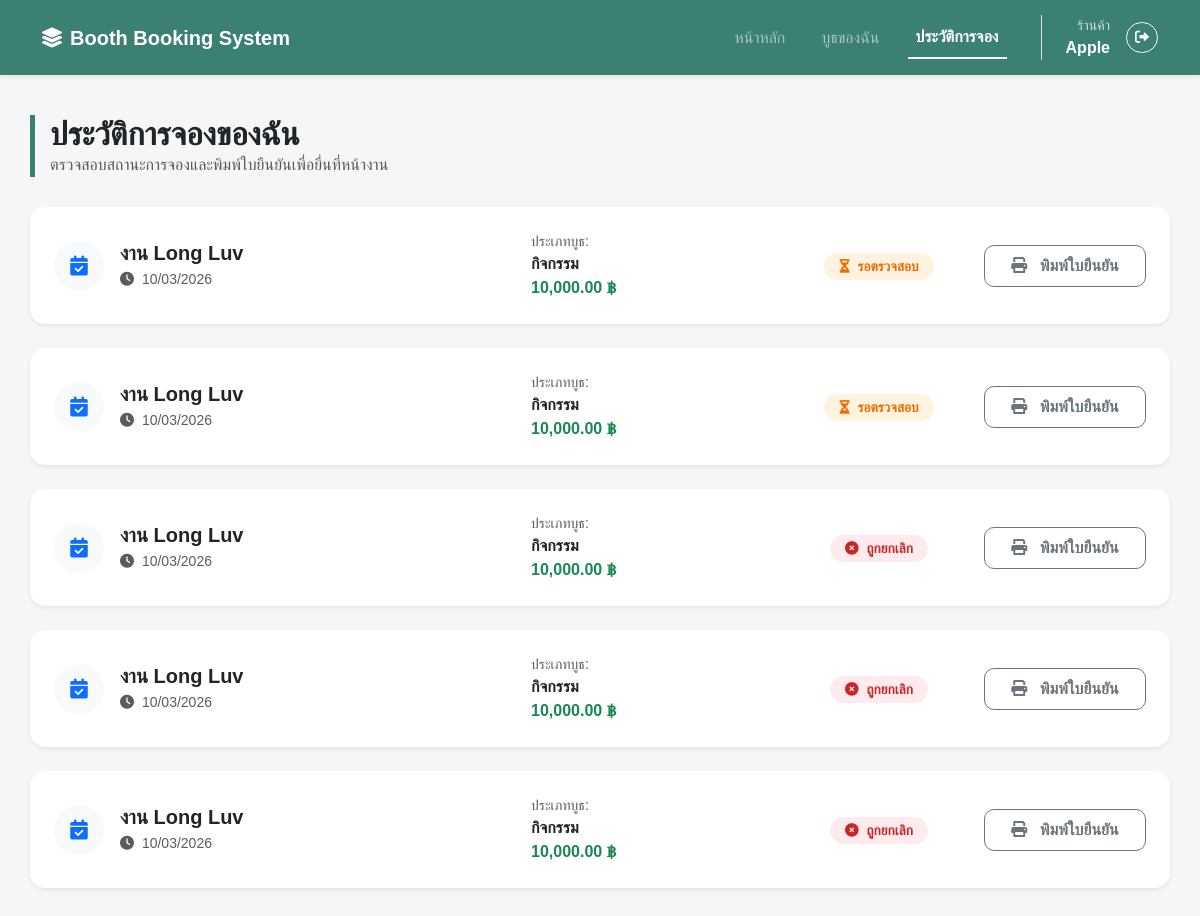
Page /Final/my_bookings.php (signed in) on the earlier database version.
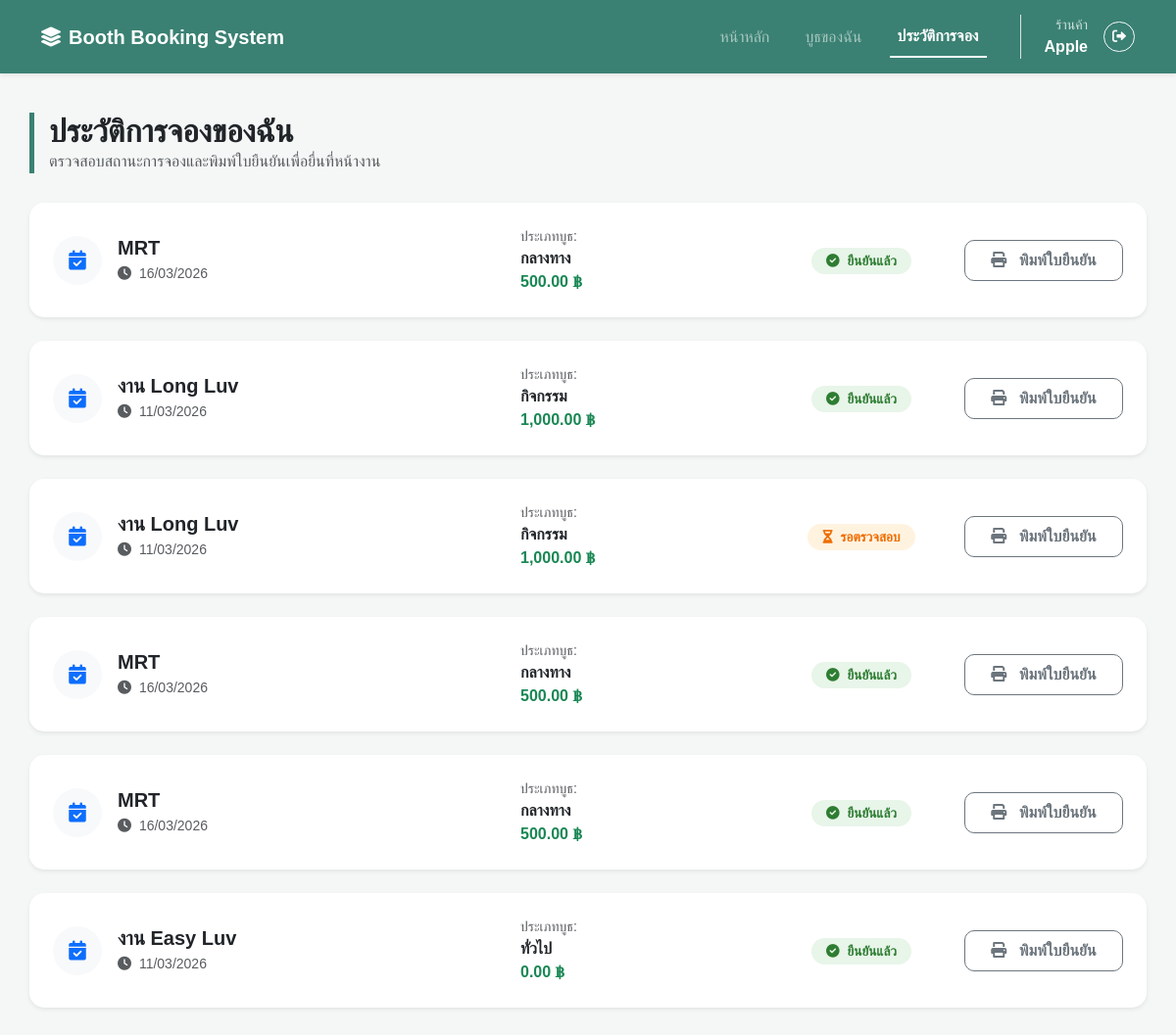
Same page on the later database version.
### tables this page shows
CREATE TABLE `event_bookings` (
  `id` int(11) NOT NULL,
  `event_id` int(11) DEFAULT NULL,
  `type_id` int(11) DEFAULT NULL,
  `owner_id` int(11) DEFAULT NULL,
  `customer_name` varchar(255) NOT NULL,
  `customer_phone` varchar(20) NOT NULL,
  `payment_slip` varchar(255) DEFAULT NULL,
  `booking_status` enum('pending','confirmed','cancelled') DEFAULT 'pending',
  `has_activity` enum('yes','no') DEFAULT NULL,
  `created_at` timestamp NOT NULL DEFAULT current_timestamp(),
  `activity_detail` text DEFAULT NULL,
  `category_list` text DEFAULT NULL
);

CREATE TABLE `events` (
  `id` int(11) NOT NULL,
  `event_name` varchar(255) NOT NULL,
  `event_date` date NOT NULL,
  `location` varchar(255) DEFAULT NULL,
  `created_at` timestamp NOT NULL DEFAULT current_timestamp()
);

CREATE TABLE `booth_types` (
  `id` int(11) NOT NULL,
  `event_id` int(11) DEFAULT NULL,
  `type_name` varchar(100) NOT NULL,
  `price` decimal(10,2) DEFAULT 0.00,
  `total_slots` int(11) NOT NULL
);

### Final/my_bookings.php (the view, shortened to what the changed rows need)
<?php
include 'config.php';
$owner_id = $_SESSION['owner_id'];
$sql = "SELECT b.*, e.event_name, e.event_date, t.type_name, t.price
        FROM event_bookings b
        LEFT JOIN events e ON b.event_id = e.id
        LEFT JOIN booth_types t ON b.type_id = t.id
        WHERE b.owner_id = ?
        ORDER BY b.id DESC";
$stmt = $conn->prepare($sql);
$stmt->execute([$owner_id]);
$bookings = $stmt->fetchAll();
?>
<!DOCTYPE html>
<html lang="th">
<head>
    <link href="https://cdn.jsdelivr.net/npm/bootstrap@5.3.0/dist/css/bootstrap.min.css" rel="stylesheet">
    <link rel="stylesheet" href="https://cdnjs.cloudflare.com/ajax/libs/font-awesome/6.0.0/css/all.min.css">
</head>
<body>
<div class="container main-container">
    <div class="page-title">
        <h2 class="fw-bold mb-0">ประวัติการจองของฉัน</h2>
    </div>
    <div class="row g-4">
        <?php if (count($bookings) > 0): ?>
            <?php foreach ($bookings as $b): ?>
            <div class="col-12">
                <div class="card booking-card shadow-sm p-3 p-md-4">
                    <div class="row align-items-center">
                        <div class="col-md-5 mb-3 mb-md-0">
                            <div class="d-flex align-items-center">
                                <div class="rounded-circle bg-light d-flex align-items-center justify-content-center text-primary mb-0 me-3" style="width: 50px; height: 50px;">
                                    <i class="fas fa-calendar-check fa-lg"></i>
                                </div>
                                <div>
                                    <h5 class="fw-bold mb-1 text-dark"><?php echo htmlspecialchars($b['event_name']); ?></h5>
                                    <p class="mb-0 text-muted small">
                                        <i class="fas fa-clock me-1"></i> <?php echo date('d/m/Y', strtotime($b['event_date'])); ?>
                                    </p>
                                </div>
                            </div>
                        </div>
                        <div class="col-md-3 mb-3 mb-md-0 border-start-md ps-md-4">
                            <div class="small text-muted">ประเภทบูธ:</div>
                            <div class="fw-bold"><?php echo htmlspecialchars($b['type_name']); ?></div>
                            <div class="text-success fw-bold"><?php echo number_format($b['price'], 2); ?> ฿</div>
                        </div>
                        <div class="col-md-2 text-md-center mb-3 mb-md-0">
                            <?php if($b['booking_status'] == 'pending'): ?>
                                <span class="status-badge status-pending"><i class="fas fa-hourglass-half me-1"></i> รอตรวจสอบ</span>
                            <?php elseif($b['booking_status'] == 'confirmed'): ?>
                                <span class="status-badge status-confirmed"><i class="fas fa-check-circle me-1"></i> ยืนยันแล้ว</span>
                            <?php else: ?>
                                <span class="status-badge status-cancelled"><i class="fas fa-times-circle me-1"></i> ถูกยกเลิก</span>
                            <?php endif; ?>
                        </div>
                        <div class="col-md-2 text-md-end">
                            <a href="booking_receipt.php?id=<?php echo $b['id']; ?>" class="btn btn-outline-secondary btn-print w-100 w-md-auto py-2">
                                <i class="fas fa-print me-2"></i> พิมพ์ใบยืนยัน
                            </a>
                        </div>
                    </div>
                </div>
            </div>
            <?php endforeach; ?>
        <?php endif; ?>
    </div>
</div>
</body>
</html>

Differences in the rows shown:
removed event_bookings: event.event_name "งาน Long Luv", event.event_date "10/03/2026", type.type_name "กิจกรรม", type.price "10,000.00", booking_status "pending" (drawn)
removed event_bookings: event.event_name "งาน Long Luv", event.event_date "10/03/2026", type.type_name "กิจกรรม", type.price "10,000.00", booking_status "pending" (drawn)
removed event_bookings: event.event_name "งาน Long Luv", event.event_date "10/03/2026", type.type_name "กิจกรรม", type.price "10,000.00", booking_status "cancelled" (drawn)
removed event_bookings: event.event_name "งาน Long Luv", event.event_date "10/03/2026", type.type_name "กิจกรรม", type.price "10,000.00", booking_status "cancelled" (drawn)
removed event_bookings: event.event_name "งาน Long Luv", event.event_date "10/03/2026", type.type_name "กิจกรรม", type.price "10,000.00", booking_status "cancelled" (drawn)
added event_bookings: event.event_name "MRT", event.event_date "16/03/2026", type.type_name "กลางทาง", type.price "500.00", booking_status "confirmed" (drawn)
added event_bookings: event.event_name "งาน Long Luv", event.event_date "11/03/2026", type.type_name "กิจกรรม", type.price "1,000.00", booking_status "confirmed" (drawn)
added event_bookings: event.event_name "งาน Long Luv", event.event_date "11/03/2026", type.type_name "กิจกรรม", type.price "1,000.00", booking_status "pending" (drawn)
added event_bookings: event.event_name "MRT", event.event_date "16/03/2026", type.type_name "กลางทาง", type.price "500.00", booking_status "confirmed" (drawn)
added event_bookings: event.event_name "MRT", event.event_date "16/03/2026", type.type_name "กลางทาง", type.price "500.00", booking_status "confirmed" (drawn)
added event_bookings: event.event_name "งาน Easy Luv", event.event_date "11/03/2026", type.type_name "ทั่วไป", type.price "0.00", booking_status "confirmed" (drawn)
